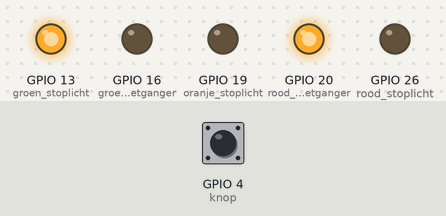
A program run on a simulated Raspberry Pi (BCM pin numbers). Shown: output pins drawn as LEDs (lit = HIGH). The inputs (shaded band) are chosen by the test bench; at power-on: GPIO 4 (knop) LOW.

Above: at 1.2 s.
1.3 s: GPIO 4 (knop) pulled HIGH for 0.15 s
At 2.2 s:
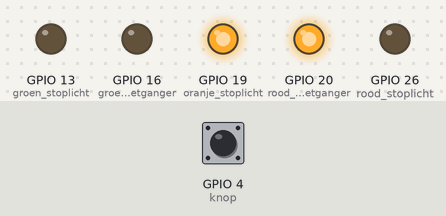
At 3.7 s:
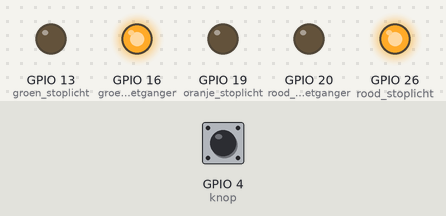
Timing chart, 0 to 5.2 s (numbered marks = the images above; inputs shaded):
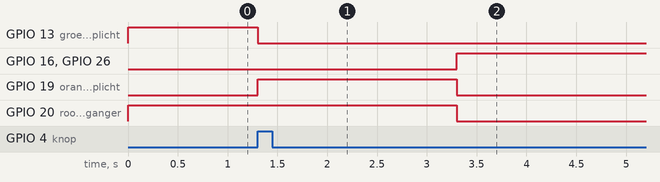

Measured:
- after the input at 1.3 s, GPIO 13 (groen_stoplicht): HIGH → LOW at once; GPIO 16 (groen_voetganger), GPIO 26 (rood_stoplicht): LOW → HIGH after 2.0 s; GPIO 19 (oranje_stoplicht): LOW → HIGH at once, → LOW 2.0 s later; GPIO 20 (rood_voetganger): HIGH → LOW after 2.0 s

The program:

toets_LED_drukknop.py
```python
import gpiozero as io #Importeer de library om te gebruiken voor de knop
from time import sleep # importeer sleep functie van de time library
from gpiozero import LED # importeer Led functie van de gpiozero library

# Maak variabele voor alle Led's en de knop voor de voetgangers
rood_stoplicht = LED(26)
oranje_stoplicht = LED(19)
groen_stoplicht = LED(13)
rood_voetganger = LED(20)
groen_voetganger = LED(16)

knop = io.Button(4, pull_up=False)

pressed = False #variabele die true wordt als de knop wordt ingedrukt
delay = False # variabele voor de delay van een minuut nadat het voetgangerslicht terug rood wordt

while True:
    groen_stoplicht.on() # Zet het stoplicht op groen
    rood_voetganger.on() # Zet het voetgangerslicht op rood
    if delay == True: # Als de delay true is,
        sleep(60) # wacht 1 minuut
        delay = False # Zet de delay op false
    if knop.is_pressed: # Als de knop wordt ingedrukt,
        pressed = True # zet de variabele pressed op true
    else: # Als de knop niet wordt ingedrukt, zet de variabele pressed op false
        pressed = False # zet de variabele pressed op false
    if pressed == True and delay == False: # Als de knop wordt ingedrukt en de delay is false,
        groen_stoplicht.off() # zet het stoplicht op rood
        oranje_stoplicht.on() # zet het oranje stoplicht aan
        sleep(2) # wacht 2 seconden
        oranje_stoplicht.off() # zet het oranje stoplicht uit
        rood_stoplicht.on() # zet het stoplicht op rood
        rood_voetganger.off() # zet het voetgangerslicht op groen
        groen_voetganger.on() # zet het voetgangerslicht op groen
        sleep(120) # wacht 2 minuten
        delay = True # zet de delay op true
        groen_voetganger.off() # zet het voetgangerslicht op rood
        rood_stoplicht.off() # zet het stoplicht op groen
```
